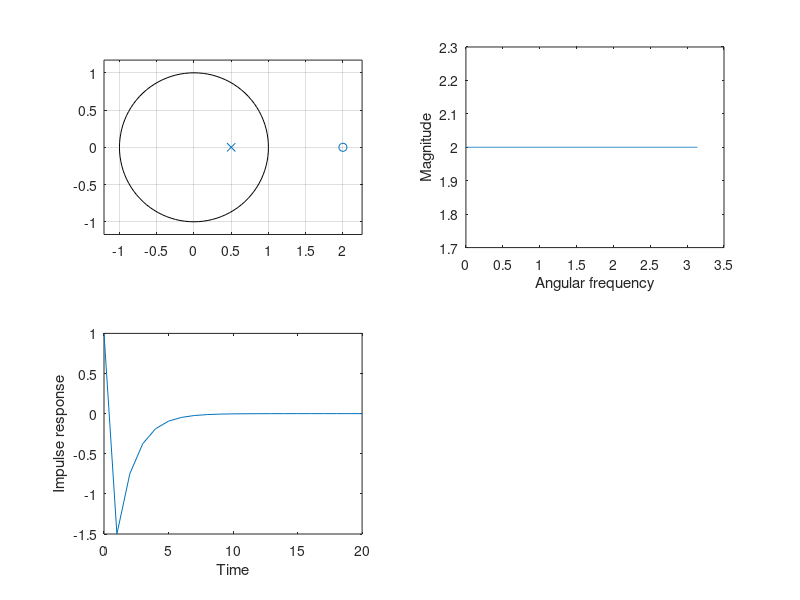

This figure's MATLAB source:
b = [1 , -2];
a = [1 , -0.5];

figure();
subplot(2,2,1);
zplane(b,a);%z->a coloumn vector with values of all Zeroes, P->a coloumn vector with values of poles

n=1001;
[val,w] = freqz(b,a,n);

len = length(val);
%plot(w , abs(val));
for i = 1:len
    val(i) = abs(val(i));
end

subplot(2,2,2);
plot(w , val);
xlabel("Angular frequency");
ylabel("Magnitude");


[h,t] = impz(b,a);
subplot(2,2,3);
plot(t,h);
xlabel("Time");
ylabel("Impulse response");